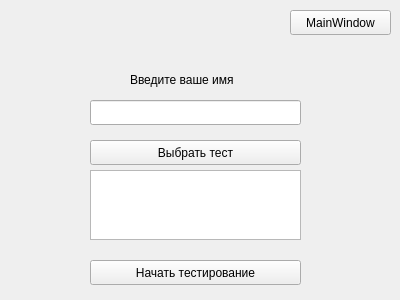
<?xml version="1.0" encoding="UTF-8"?>
<ui version="4.0">
 <class>StudentWindow</class>
 <widget class="QWidget" name="StudentWindow">
  <property name="geometry">
   <rect>
    <x>0</x>
    <y>0</y>
    <width>400</width>
    <height>300</height>
   </rect>
  </property>
  <property name="windowTitle">
   <string>вы ученик</string>
  </property>
  <widget class="QPushButton" name="proverka_batton">
   <property name="geometry">
    <rect>
     <x>290</x>
     <y>10</y>
     <width>101</width>
     <height>25</height>
    </rect>
   </property>
   <property name="text">
    <string>MainWindow</string>
   </property>
  </widget>
  <widget class="QLineEdit" name="StudentNameEdit">
   <property name="geometry">
    <rect>
     <x>90</x>
     <y>100</y>
     <width>211</width>
     <height>25</height>
    </rect>
   </property>
  </widget>
  <widget class="QLabel" name="label">
   <property name="geometry">
    <rect>
     <x>130</x>
     <y>70</y>
     <width>131</width>
     <height>20</height>
    </rect>
   </property>
   <property name="text">
    <string>Введите ваше имя</string>
   </property>
  </widget>
  <widget class="QPushButton" name="startButton">
   <property name="geometry">
    <rect>
     <x>90</x>
     <y>260</y>
     <width>211</width>
     <height>25</height>
    </rect>
   </property>
   <property name="text">
    <string>Начать тестирование</string>
   </property>
  </widget>
  <widget class="QPushButton" name="openFile">
   <property name="geometry">
    <rect>
     <x>90</x>
     <y>140</y>
     <width>211</width>
     <height>25</height>
    </rect>
   </property>
   <property name="text">
    <string>Выбрать тест</string>
   </property>
  </widget>
  <widget class="QTextEdit" name="nameTestEdit">
   <property name="geometry">
    <rect>
     <x>90</x>
     <y>170</y>
     <width>211</width>
     <height>70</height>
    </rect>
   </property>
   <property name="readOnly">
    <bool>true</bool>
   </property>
  </widget>
 </widget>
 <resources/>
 <connections/>
</ui>
